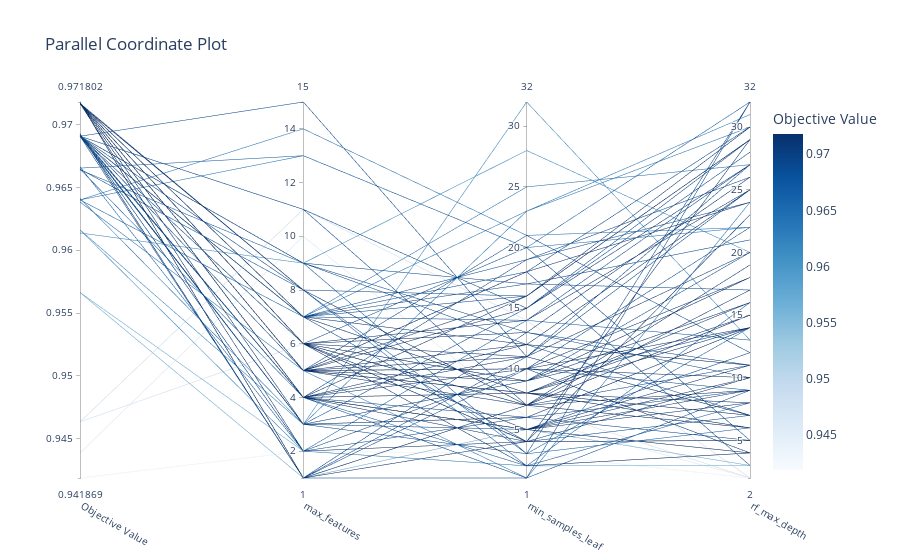

The notebook cell this image was saved under:
### Code cell
fig = optuna.visualization.plot_parallel_coordinate(study, params=['rf_max_depth','min_samples_leaf','max_features'])

fig.show()
